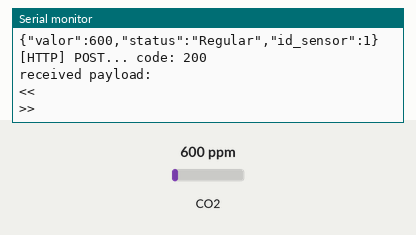
Bench run of a sketch on a simulated ESP8266 (NodeMCU). Shown: the last lines printed to the serial monitor. Inputs (shaded band) come from the test bench; at power-on: CO2 600 ppm. WiFi joins after 1.5 s; servers stay silent unless stated; uploads are accepted with an empty reply.

Above: at 17.8 s.
17.9 s: CO2 set to 962 ppm
At 23.0 s:
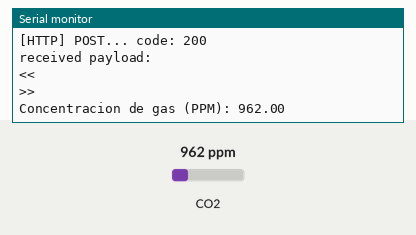
33.0 s: CO2 set to 1045 ppm
At 52.11 s:
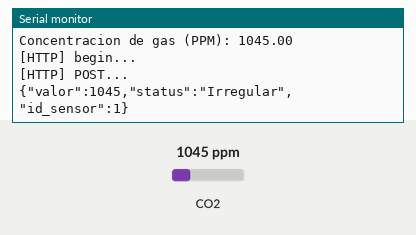
Timing chart, 0 to 53.6 s (numbered marks = the images above; inputs shaded):
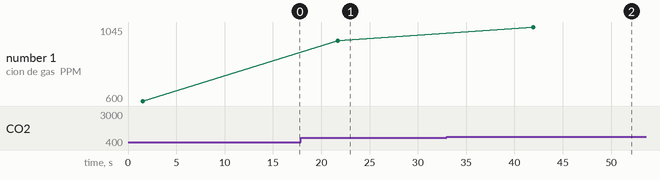

Measured:
- the behaviour switches between 999 and 1000 ppm on CO2 (found by bisection; images 1 and 2)
- after the input at 17.9 s, the serial monitor: prints a new line after 3.8 s (image 1)
- after the input at 33.0 s, the serial monitor: prints a new line after 8.9 s (image 2)
- plotted number 1: 600 → 962 after the input at 17.9 s, 962 → 1045 after the input at 33.0 s

The sketch:

codigoSensorCo2IoT.ino
```cpp
// codigoSensorCo2IoT.ino

// Include the libraries we need
// Librerias necesarias
#include <MQ135.h>
#include <ESP8266WiFi.h>
#include <ESP8266HTTPClient.h>
#include <ArduinoJson.h>

// We define the CO2 sensor pin
// Pin para el sensor de CO2
const int analogPin = A0;
// Pin for the actuator D1
// Pin para el actuador D1
const int actuador = 5;
// Average PPM
// Promedio de PPM
const float thresholdPPM = 1000;

// Declare an object of type MQ135 and we assign an analog reading to the pin for the sensor
// Se declara un objeto de tipo MQ135
// Se le asigna una lectura analoga al pin para el sensor
MQ135 gasSensor(analogPin);

// We define the IP of the server and the port
// Se define el IP del servidor y el puerto
#define SERVER_IP "000.000.000.000:3000" // Replace with your IP and port

// We define the ssid and password of the network to use
// Se define el ssid y la contraseña de la red a usar
#ifndef STASSID
#define STASSID "ssid" // Replace with your SSID
#define STAPSK "password" // Replace with your Password
#endif

// Setup
void setup() {

  // Begin serial communication
  // Inicar comunicación serial
  Serial.begin(9600);
  Serial.println();
  Serial.println();
  Serial.println();

  // Start internet connection
  // Arrancar conexion a internet
  WiFi.begin(STASSID, STAPSK);

  // Wait for connection
  // Verificar que la conexion haya sido exitosa
  while (WiFi.status() != WL_CONNECTED) {
    delay(500);
    Serial.print(".");
  }
  // Show assigned IP
  // Mostrar IP asignada
  Serial.println("");
  Serial.print("Connected! IP address: ");
  Serial.println(WiFi.localIP());

}

// loop
void loop() {

  // Code to get readings and control the solenoid valve
  // Codigo para obtener lecturas y controlar la válvula solenoide
  // Se declara como valor flotante la lectura del sensor
  float lectura = gasSensor.getPPM();
  // Print the measurement with its respective units (Parts per million)
  // Se imprime la medicion con sus respectivas unidades (Parts per million)
  Serial.print("Concentracion de gas (PPM): ");
  Serial.println(lectura);
  // Validate if the readings are abnormal according to the average PPM reference
  // Validar si las lecturas son anormales segun la referencia de PPM promedio
  if (lectura < thresholdPPM) {
    digitalWrite(actuador, HIGH);  // Encender el actuador cuando la lectura sea anormal
  } else {
    digitalWrite(actuador, LOW);   // Encender el actuador cuando la lectura sea normal
  }
  delay(10000);

  // Code to insert the reading in the DB
  // Codigo para insertar la lectura en la BD

  // Wait for internet connection
  // Esperar por conexion a internet
  if ((WiFi.status() == WL_CONNECTED)) {
    WiFiClient client;
    HTTPClient http;
    Serial.print("[HTTP] begin...\n");
    // Define endpoint for inserting sensor readings
    // Definir endpoint para la insercion de las lecturas del sensor
    http.begin(client, "http://000.000.000.000:3000/api/insertLogCO2"); // Replace with your IP and port
    // Define the header to use for requests
    // Definir el header a usar para las solicitudes
    http.addHeader("Content-Type", "application/json");
    Serial.print("[HTTP] POST...\n");
    // Define the body of the request based on whether the reading was normal or abnormal
    // Definir el cuerpo de la solicitud con base a si la lectura fue normal o anormal
    if (lectura < thresholdPPM){
      StaticJsonDocument<64> doc;
      doc["valor"] = lectura;
      doc["status"] = "Regular";
      doc["id_sensor"] = 1; // Ajustar segun el sensor de donde se este obteniendo la lectura / Adjust according to the sensor from which the reading is being obtained
      // Serialize the JSON object to a string
      // Serializar el objeto JSON a una cadena
      String jsonString;
      serializeJson(doc, jsonString);
      // Print the string to the serial monitor
      // Imprimir la cadena en el monitor serial
      Serial.println(jsonString);
      // Make the POST request to the API
      // Hacer la solicitud POST a la API
      int httpCode = http.POST(jsonString);
      // Verify that the API response code does not correspond to an error
      // Verificar que el codigo de respuesta de la API no corresponda a un error
      if (httpCode > 0) {
        Serial.printf("[HTTP] POST... code: %d\n", httpCode);
        if (httpCode == HTTP_CODE_OK) {
          const String& payload = http.getString();
          Serial.println("received payload:\n<<");
          Serial.println(payload);
          Serial.println(">>");
        }
      } else {
        Serial.printf("[HTTP] POST... failed, error: %s\n", http.errorToString(httpCode).c_str());
      }
    } else {
      StaticJsonDocument<64> doc;
      doc["valor"] = lectura;
      doc["status"] = "Irregular";
      doc["id_sensor"] = 1; // Ajustar segun el sensor de donde se este obteniendo la lectura / Adjust according to the sensor from which the reading is being obtained
      // Serialize the JSON object to a string
      // Serializar el objeto JSON a una cadena
      String jsonString;
      serializeJson(doc, jsonString);
      // Print the string to the serial monitor
      // Imprimir la cadena en el monitor serial
      Serial.println(jsonString);
      // Make the POST request to the API
      // Hacer la solicitud POST a la API
      int httpCode = http.POST(jsonString);
      // Verify that the API response code does not correspond to an error
      // Verificar que el codigo de respuesta de la API no corresponda a un error
      if (httpCode > 0) {
        Serial.printf("[HTTP] POST... code: %d\n", httpCode);
        if (httpCode == HTTP_CODE_OK) {
          const String& payload = http.getString();
          Serial.println("received payload:\n<<");
          Serial.println(payload);
          Serial.println(">>");
        }
      } else {
        Serial.printf("[HTTP] POST... failed, error: %s\n", http.errorToString(httpCode).c_str());
      }
    }
    // End connection when request is finished
    // Terminar conexion cuando se termine la solicitud
    http.end();
  }
  delay(10000);

}
```
